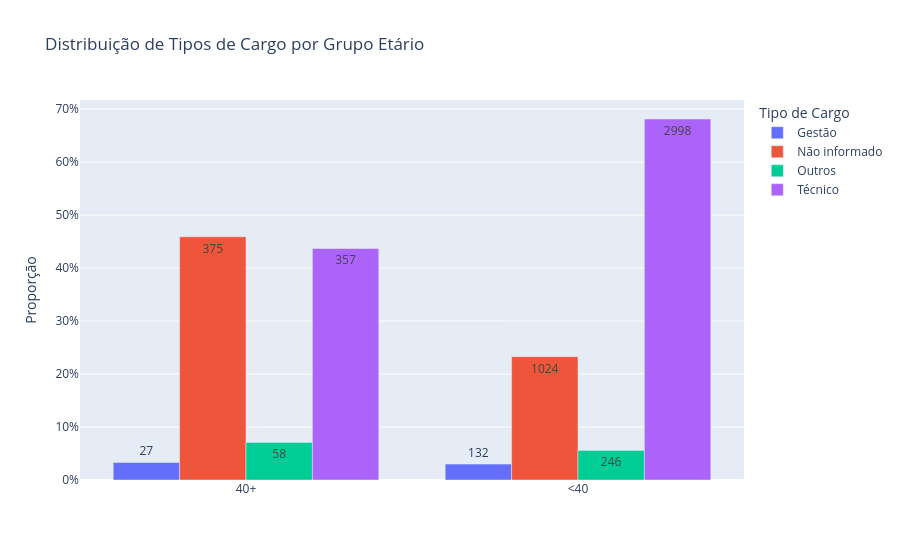

The cell this chart's notebook holds for it:
### Code cell
g_h2 = px.bar(
    tabela_cargo,
    x="grupo_idade",
    y="proporcao",
    color="categoria_cargo",
    barmode="group",
    text="quantidade",
    title="Distribuição de Tipos de Cargo por Grupo Etário",
    labels={
        "grupo_idade": "Grupo Etário",
        "proporcao": "Proporção",
        "categoria_cargo": "Tipo de Cargo",
    },
)
g_h2.update_layout(yaxis_tickformat=".0%", xaxis_title=None)
g_h2.show()

### Figure 1 — Plotly figure (JSON) as saved in the notebook; plotly's stock layout.template omitted (floating-point values rounded to 4 significant figures)
{"data": [{"alignmentgroup": "True", "hovertemplate": "Tipo de Cargo=Gestão<br>Grupo Etário=%{x}<br>Proporção=%{y}<br>quantidade=%{text}<extra></extra>", "legendgroup": "Gestão", "marker": {"color": "#636efa", "pattern": {"shape": ""}}, "name": "Gestão", "offsetgroup": "Gestão", "orientation": "v", "showlegend": true, "text": [27.0, 132.0], "textposition": "auto", "type": "bar", "x": ["40+", "<40"], "xaxis": "x", "y": [0.03305, 0.03], "yaxis": "y"}, {"alignmentgroup": "True", "hovertemplate": "Tipo de Cargo=Não informado<br>Grupo Etário=%{x}<br>Proporção=%{y}<br>quantidade=%{text}<extra></extra>", "legendgroup": "Não informado", "marker": {"color": "#EF553B", "pattern": {"shape": ""}}, "name": "Não informado", "offsetgroup": "Não informado", "orientation": "v", "showlegend": true, "text": [375.0, 1024.0], "textposition": "auto", "type": "bar", "x": ["40+", "<40"], "xaxis": "x", "y": [0.459, 0.2327], "yaxis": "y"}, {"alignmentgroup": "True", "hovertemplate": "Tipo de Cargo=Outros<br>Grupo Etário=%{x}<br>Proporção=%{y}<br>quantidade=%{text}<extra></extra>", "legendgroup": "Outros", "marker": {"color": "#00cc96", "pattern": {"shape": ""}}, "name": "Outros", "offsetgroup": "Outros", "orientation": "v", "showlegend": true, "text": [58.0, 246.0], "textposition": "auto", "type": "bar", "x": ["40+", "<40"], "xaxis": "x", "y": [0.07099, 0.05591], "yaxis": "y"}, {"alignmentgroup": "True", "hovertemplate": "Tipo de Cargo=Técnico<br>Grupo Etário=%{x}<br>Proporção=%{y}<br>quantidade=%{text}<extra></extra>", "legendgroup": "Técnico", "marker": {"color": "#ab63fa", "pattern": {"shape": ""}}, "name": "Técnico", "offsetgroup": "Técnico", "orientation": "v", "showlegend": true, "text": [357.0, 2998.0], "textposition": "auto", "type": "bar", "x": ["40+", "<40"], "xaxis": "x", "y": [0.437, 0.6814], "yaxis": "y"}], "layout": {"barmode": "group", "legend": {"title": {"text": "Tipo de Cargo"}, "tracegroupgap": 0}, "title": {"text": "Distribuição de Tipos de Cargo por Grupo Etário"}, "xaxis": {"anchor": "y", "domain": [0, 1], "title": {}}, "yaxis": {"anchor": "x", "domain": [0, 1], "tickformat": ".0%", "title": {"text": "Proporção"}}}}
